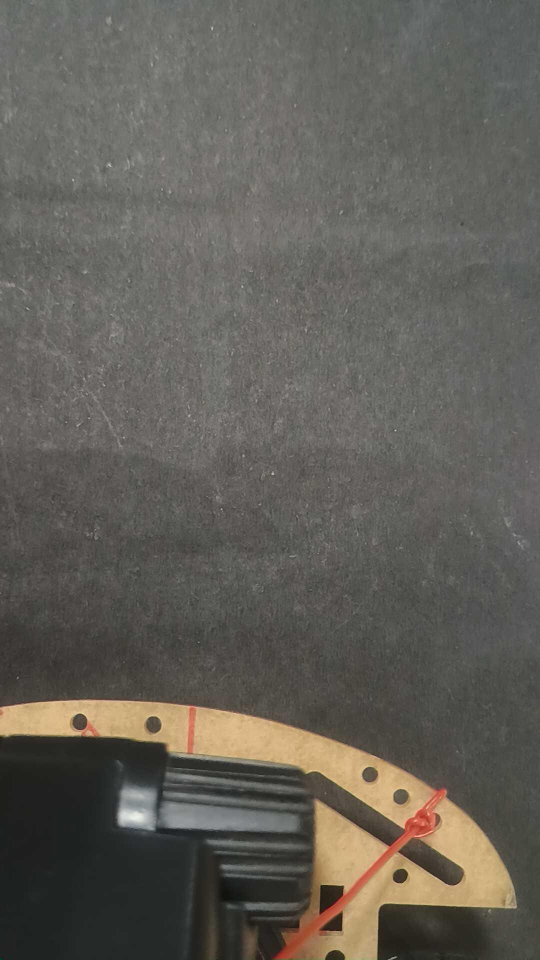
#> input picture PythonCodes/testsdc/forward_0.jpg, 1080 x 1920 px (shown at 1/2 size); its folder holds 4 pictures in this run
$ python trainsdc.py
#> lines starting #> are read from the running program, lines starting #| are printed output that depends on the picture
import numpy
from os import listdir
from os.path import isfile,join
from sklearn.neural_network import MLPClassifier
from sklearn.model_selection import train_test_split
from sklearn.preprocessing import StandardScaler
import cv2
import joblib

x=[]
y=[]

files_name=[f for f in listdir('testsdc') if isfile(join('testsdc',f))]

for name in files_name:
    img=cv2.imread(join('testsdc',name))
#> img is the input picture: shape (1920, 1080, 3); mean B, G, R 87.9, 94.8, 97.9
    img=cv2.blur(img,(5,5))
    retval,img=cv2.threshold(img,201,255,cv2.THRESH_BINARY)
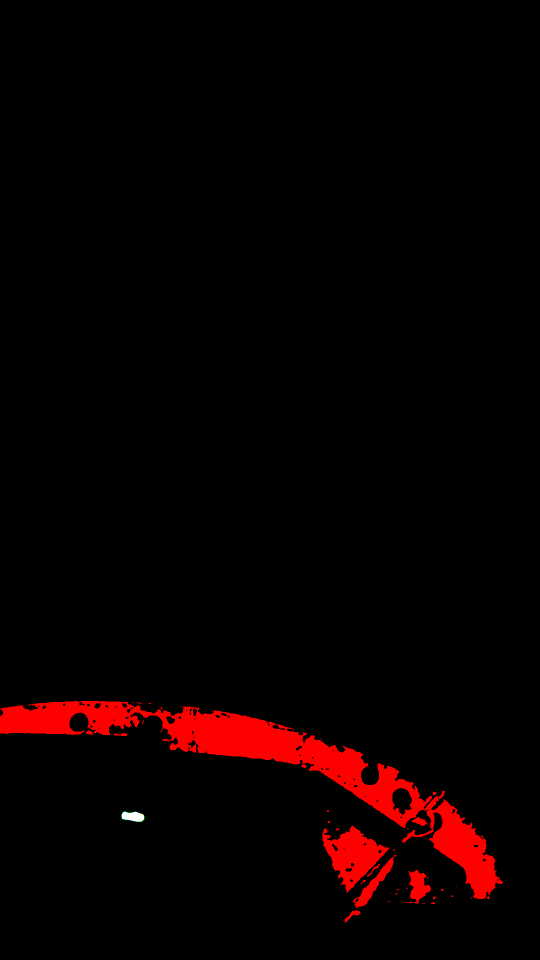
#> img: shape (1920, 1080, 3) (shown at 1/2 size); mean B, G, R 0.1, 0.1, 9.6
    img=cv2.resize(img,(24,24))
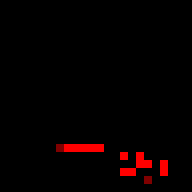
#> img: shape (24, 24, 3) (shown 8 times larger); mean B, G, R 0, 0, 6.2
    image_as_array=numpy.ndarray.flatten(numpy.array(img))
#> image_as_array = 1728 values, max 255 at index 1322, min 0 at index 0, mean 2.07
    x.append(image_as_array)
    y.append(name.split('_')[0])
#> pass 2 of the loop `for name in files_name:`:
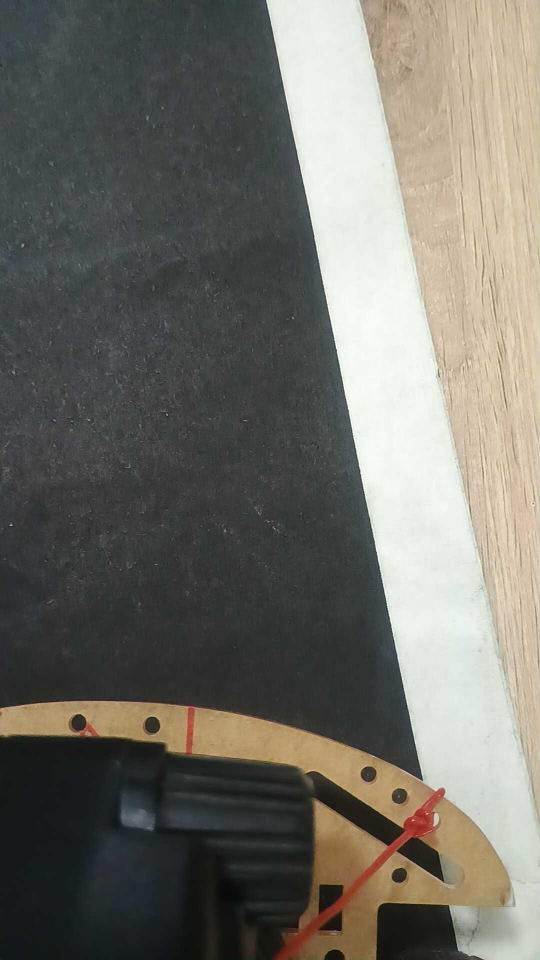
#> input picture PythonCodes/testsdc/left_0.jpg, 1080 x 1920 px (shown at 1/2 size)
#> img is the input picture: shape (1920, 1080, 3); mean B, G, R 103.9, 111.1, 113
#> `retval,img=cv2.threshold(img,201,255,cv2.THRESH_BINARY)`:
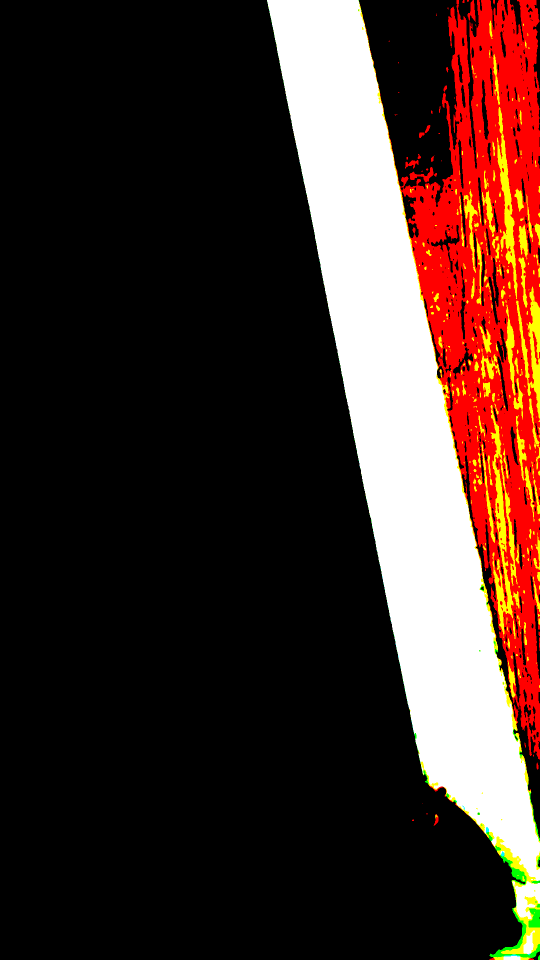
#> img: shape (1920, 1080, 3) (shown at 1/2 size); mean B, G, R 39.9, 46, 67.5
#> `img=cv2.resize(img,(24,24))`:
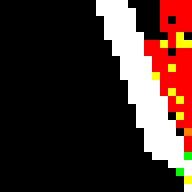
#> img: shape (24, 24, 3) (shown 8 times larger); mean B, G, R 40.3, 45.8, 69.1
#> image_as_array = 1728 values, max 255 at index 36, min 0 at index 0, mean 51.72
#> pass 3 of the loop `for name in files_name:`:
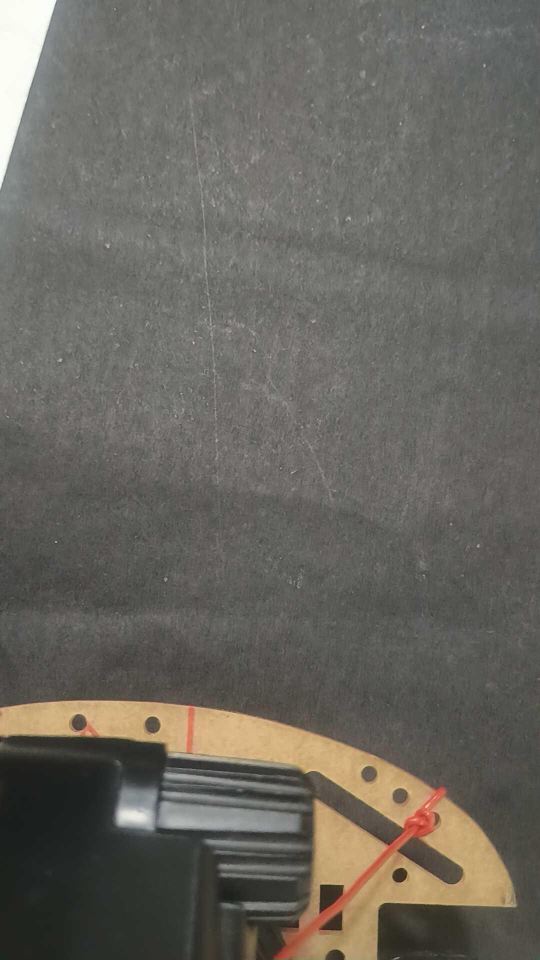
#> input picture PythonCodes/testsdc/right_0.jpg, 1080 x 1920 px (shown at 1/2 size)
#> img is the input picture: shape (1920, 1080, 3); mean B, G, R 94.6, 101.9, 104.6
#> `retval,img=cv2.threshold(img,201,255,cv2.THRESH_BINARY)`:
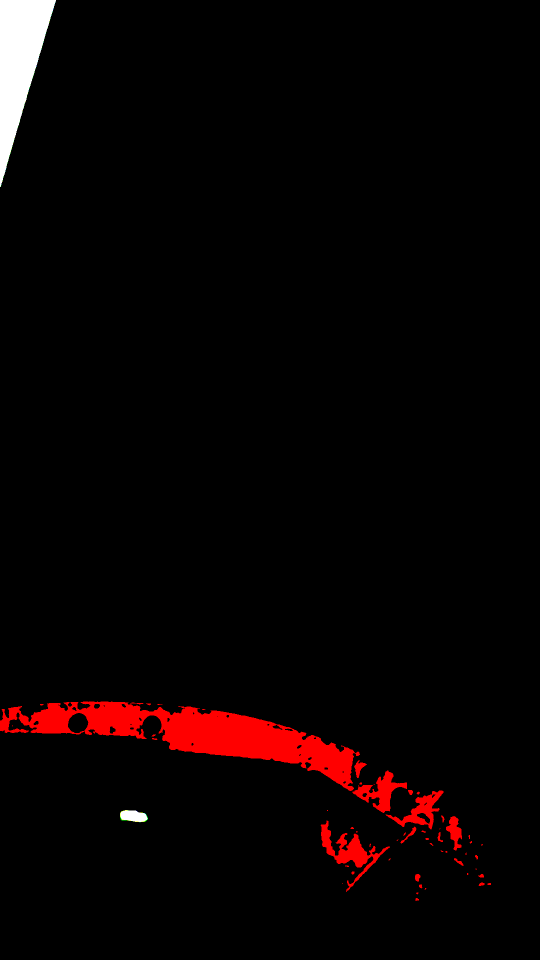
#> img: shape (1920, 1080, 3) (shown at 1/2 size); mean B, G, R 2.7, 2.7, 9.6
#> `img=cv2.resize(img,(24,24))`:
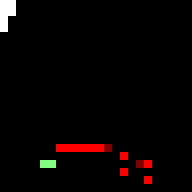
#> img: shape (24, 24, 3) (shown 8 times larger); mean B, G, R 3.1, 3.5, 8
#> image_as_array = 1728 values, max 255 at index 0, min 0 at index 6, mean 4.87
#> the loop made 4 passes; the first 3 are shown

xtrain,xtest,ytrain,ytest=train_test_split(x,y,test_size=0.2,random_state=42)

scaler=StandardScaler()
scaler.fit(xtrain)
xtrain=scaler.transform(xtrain)
xtest=scaler.transform(xtest)

alg=MLPClassifier(solver='lbfgs',alpha=100.0,random_state=1,hidden_layer_sizes=50,max_iter=1000,verbose=True)
alg.fit(xtrain,ytrain)
print(alg.score(xtest,ytest))

# Save the trained model and scaler
joblib.dump(alg,'mymodel.mkl')
joblib.dump(scaler,'scalermodel.pkl')
print("Model and scaler saved successfully!")
